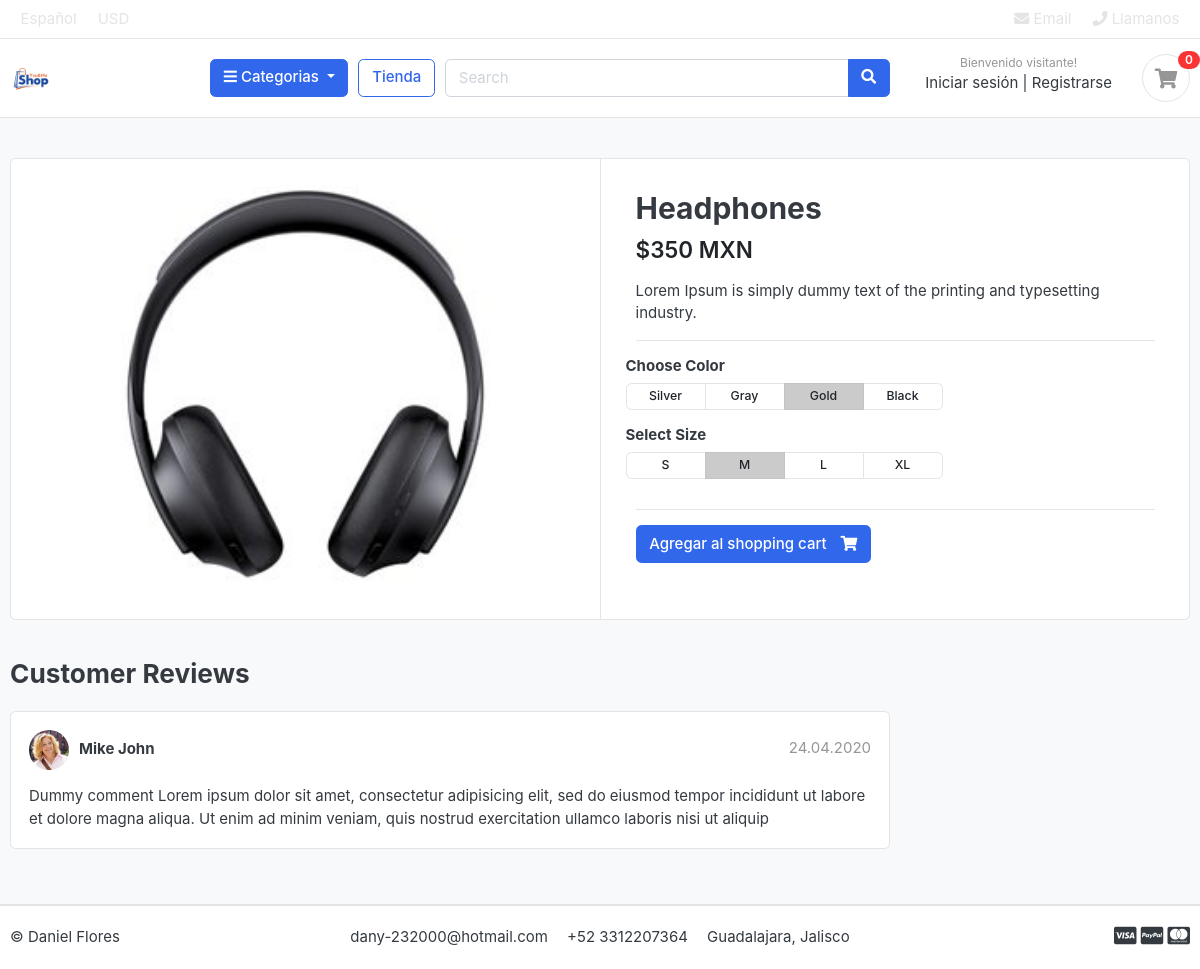
The app's page /store/accesorios-tech/headphones/ with its own data.
### store/models.py (models this page shows, shortened)
class Product( models.Model ):
    product_name = models.CharField( max_length=200, unique=True )
    slug = models.CharField( max_length=200, unique=True )
    description = models.TextField( max_length=500, blank=True )
    price = models.IntegerField()
    images = models.ImageField( upload_to='photos/products' )
    stock = models.IntegerField()
    is_available = models.BooleanField( default=True )
    category = models.ForeignKey( Category, on_delete=models.CASCADE )
    created_date = models.DateTimeField( auto_now_add=True )
    modified_date = models.DateTimeField( auto_now=True )

### store/views.py (the view)
# urls.py: path( '<slug:category_slug>/<slug:product_slug>/', views.product_detail, name='product_detail' ),
def product_detail( request, category_slug, product_slug ):
    try:
        single_product = Product.objects.get( category__slug=category_slug, slug=product_slug )
    except Exception as e:
        raise e
    else:
        context = {
            'single_product': single_product,
        }
        return render( request, 'store/product_detail.html', context )

### category/context_processors.py (called while the page is built)
def menu_links( request ):
    links = Category.objects.all()
    return dict( links=links )

### category/models.py (called while the page is built)
    def get_url( self ):
        return reverse( 'store:products_by_category', args=[self.slug] )

### templates/store/product_detail.html
{% extends 'base.html' %}
{% block content %}
<section class="section-content padding-y bg">
    <div class="container">
    <div class="card">
        <div class="row no-gutters">
            <aside class="col-md-6">
    <article class="gallery-wrap">
        <div class="img-big-wrap">
           <a href="#"><img src="{{ single_product.images.url }}"></a>
        </div>
    </article>
            </aside>
            <main class="col-md-6 border-left">
    <article class="content-body">
    <h2 class="title">{{ single_product.product_name }}</h2>
    <div class="mb-3">
        <var class="price h4">${{ single_product.price }} MXN</var>
    </div>
    <p>{{ single_product.description }}</p>
    <hr>
        <div class="row">
            <div class="item-option-select">
                <h6>Choose Color</h6>
                <div class="btn-group btn-group-sm btn-group-toggle" data-toggle="buttons">
                  <label class="btn btn-light">
                    <input type="radio" name="radio_color"> Silver
                  </label>
                  <label class="btn btn-light">
                    <input type="radio" name="radio_color" > Gray
                  </label>
                  <label class="btn btn-light active">
                    <input type="radio" name="radio_color checked"> Gold
                  </label>
                  <label class="btn btn-light">
                    <input type="radio" name="radio_color"> Black
                  </label>
                </div>
            </div>
        </div>
        <div class="row">
            <div class="item-option-select">
                <h6>Select Size</h6>
                <div class="btn-group btn-group-sm btn-group-toggle" data-toggle="buttons">
                  <label class="btn btn-light">
                    <input type="radio" name="radio_color"> S
                  </label>
                  <label class="btn btn-light active">
                    <input type="radio" name="radio_color" checked> M
                  </label>
                  <label class="btn btn-light">
                    <input type="radio" name="radio_color"> L
                  </label>
                  <label class="btn btn-light">
                    <input type="radio" name="radio_color"> XL
                  </label>
                </div>
            </div>
        </div>
        <hr>
        {% if single_product.stock < 1 %}
          <h5>Producto fuera de stock</h5>
        {% else %}
          <a href="./product-detail.html" class="btn  btn-primary"> <span class="text">Agregar al shopping cart</span> <i class="fas fa-shopping-cart"></i>  </a>
        {% endif %}
        </article>
            </main>
        </div>
    </div>
    <br>
    <div class="row">
                <div class="col-md-9">
        <header class="section-heading">
            <h3>Customer Reviews </h3>
        </header>
        <article class="box mb-3">
            <div class="icontext w-100">
                <img src="./images/avatars/avatar1.jpg" class="img-xs icon rounded-circle">
                <div class="text">
                    <span class="date text-muted float-md-right">24.04.2020 </span>
                    <h6 class="mb-1">Mike John </h6>
                </div>
            </div>
            <div class="mt-3">
                <p>
                    Dummy comment Lorem ipsum dolor sit amet, consectetur adipisicing elit, sed do eiusmod
                    tempor incididunt ut labore et dolore magna aliqua. Ut enim ad minim veniam,
                    quis nostrud exercitation ullamco laboris nisi ut aliquip
                </p>
            </div>
        </article>
        </div>
    </div>
    </div>
    </section>
{% endblock  %}

### static/css/ui.css (style rules this page uses)
html { font-family: "Inter", sans-serif; font-size: 15px; }
.content-body { flex: 1 1 auto; padding: 2rem 2.3rem; }
.img-xs, .img-sm, .img-md, .img-lg { -o-object-fit: cover; object-fit: cover; flex-shrink: 0; flex-grow: 0; }
.img-xs { width: 40px; height: 40px; }
.padding-y { padding-top: 40px; padding-bottom: 40px; }
var { font-style: normal; }
article:after, .form-group:after { display: block; clear: both; content: ""; }
.bg { background-color: #f8f9fa; }
.section-heading { margin-bottom: 20px; margin-top: 15px; }
p:last-child { margin-bottom: 0; }
.btn-light { background-color: #fff; border-color: #e4e4e4; }
.btn .text + i { margin-left: 10px; }
.icontext { display: inline-flex; align-items: center; vertical-align: middle; }
.icontext .text { width: 100%; line-height: 1.2; }
.icontext .icon { position: relative; margin-right: 10px; flex-shrink: 0; flex-grow: 0; }
.price { font-weight: 600; color: #212529; }
.box { padding: 18px; background: #fff; border-radius: 0.37rem; border: 1px solid #e4e4e4; }
.box img { max-width: 100%; }
.gallery-wrap .img-big-wrap { margin-bottom: 10px; border-radius: 0.37rem; overflow: hidden; background-color: #fff; }
.gallery-wrap .img-big-wrap a { text-align: center; display: block; }
.gallery-wrap .img-big-wrap img { height: 450px; width: auto; display: inline-block; }
.item-option-select { margin-bottom: 1rem; display: inline-block; margin-right: 15px; }
.item-option-select .btn { min-width: 80px; }

### records on screen
Product: images (picture), product_name "Headphones", price "350", description "Lorem Ipsum is simply dummy text of the printing and typesetting industry."
